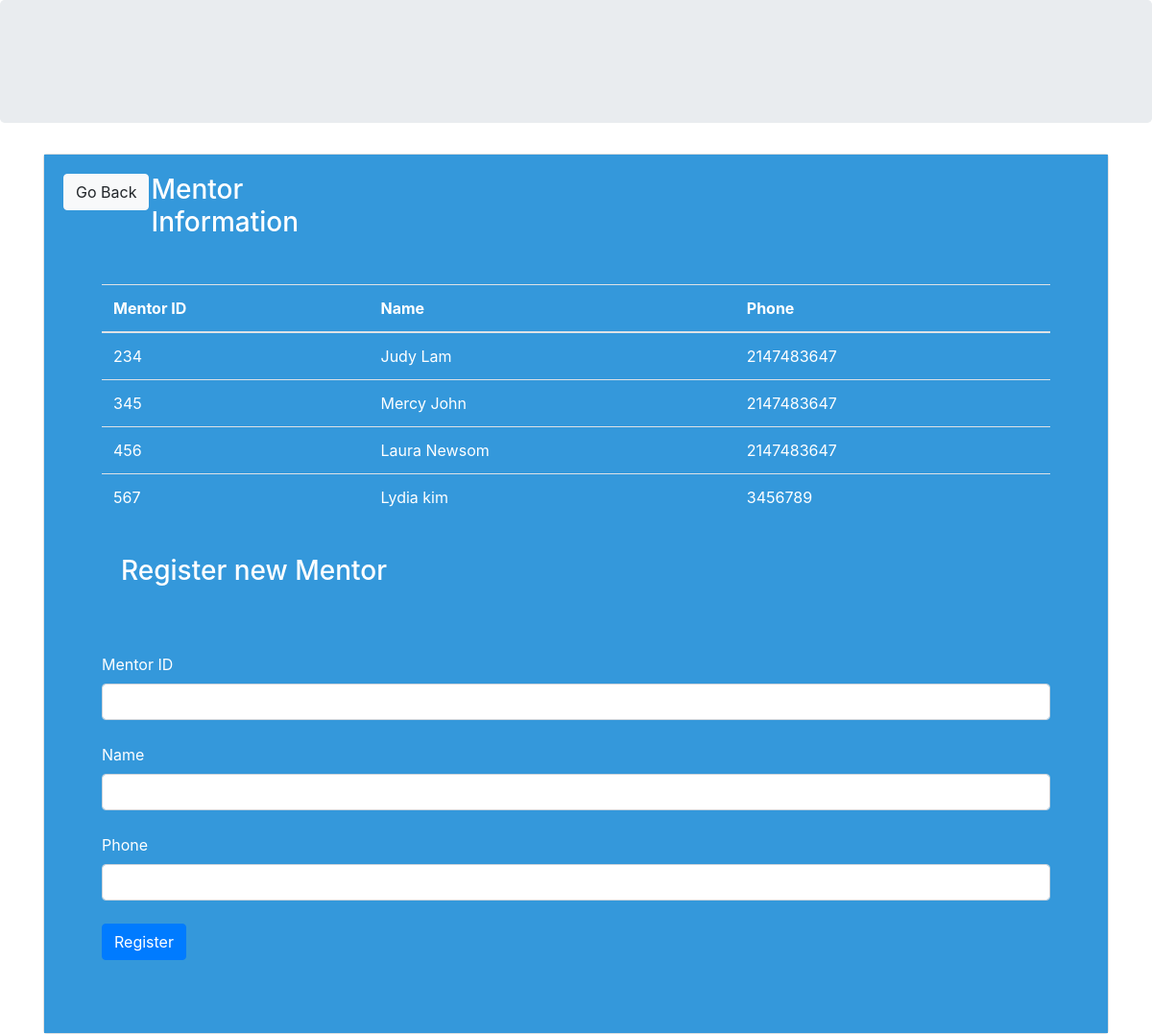
The app's page /trainer.php with its own data.
### tables this page shows
CREATE TABLE `trainer` (
  `Trainer_id` int(20) NOT NULL,
  `Name` varchar(40) NOT NULL,
  `phone` int(100) NOT NULL
);

### func.php (the view, shortened to what this page needs)
<?php
$con=mysqli_connect("localhost","root","","loginsystem");
function get_trainer(){
    global $con;
    $query="select * from Trainer";
    $result=mysqli_query($con,$query);
    while($row=mysqli_fetch_array($result)){
        $Trainer_id=$row ['Trainer_id'];
        $Name=$row['Name'];
        $phone=$row['phone'];
        echo"<tr>
        <td>$Trainer_id</td>
        <td>$Name</td>
            <td>$phone</td>
        </tr>";
    }
}
?>

### records on screen
trainer: Trainer_id "234", Name "Judy Lam", phone "2147483647"
trainer: Trainer_id "345", Name "Mercy John", phone "2147483647"
trainer: Trainer_id "456", Name "Laura Newsom", phone "2147483647"
trainer: Trainer_id "567", Name "Lydia kim", phone "3456789"
